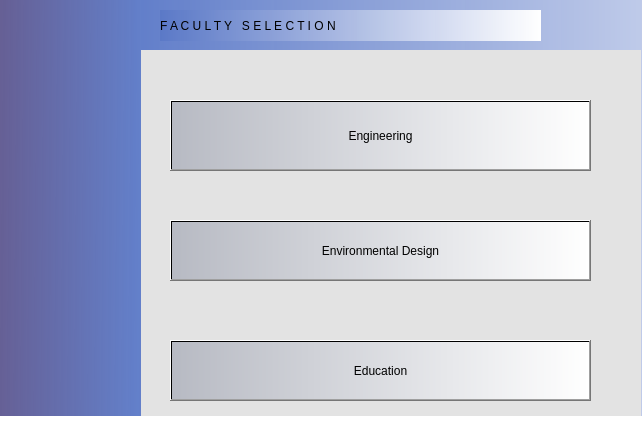
<?xml version="1.0" encoding="UTF-8"?>
<ui version="4.0">
 <class>MainWindow</class>
 <widget class="QMainWindow" name="MainWindow">
  <property name="geometry">
   <rect>
    <x>0</x>
    <y>0</y>
    <width>642</width>
    <height>438</height>
   </rect>
  </property>
  <property name="windowTitle">
   <string>MainWindow</string>
  </property>
  <property name="styleSheet">
   <string notr="true">background-color: rgb(228, 228, 228);

background-color: rgb(255, 255, 255);</string>
  </property>
  <widget class="QWidget" name="centralwidget">
   <widget class="QWidget" name="widget" native="true">
    <property name="geometry">
     <rect>
      <x>0</x>
      <y>0</y>
      <width>141</width>
      <height>641</height>
     </rect>
    </property>
    <property name="minimumSize">
     <size>
      <width>141</width>
      <height>441</height>
     </size>
    </property>
    <property name="styleSheet">
     <string notr="true">background-color: rgb(88, 81, 139);
background-color: qlineargradient(spread:reflect, x1:0, y1:0, x2:1, y2:0.04, stop:0 rgba(88, 81, 139, 234), stop:1 rgba(99, 128, 202, 255));</string>
    </property>
   </widget>
   <widget class="QWidget" name="widget_2" native="true">
    <property name="geometry">
     <rect>
      <x>130</x>
      <y>0</y>
      <width>861</width>
      <height>641</height>
     </rect>
    </property>
    <property name="styleSheet">
     <string notr="true">background-color: rgb(148, 177, 255);
background-color: qlineargradient(spread:pad, x1:0, y1:0, x2:1, y2:0, stop:0 rgba(90, 120, 199, 246), stop:1 rgba(255, 255, 255, 255));</string>
    </property>
    <widget class="QLabel" name="label">
     <property name="geometry">
      <rect>
       <x>30</x>
       <y>10</y>
       <width>381</width>
       <height>31</height>
      </rect>
     </property>
     <property name="styleSheet">
      <string notr="true">font: 87 italic 14pt &quot;Segoe UI Black&quot;;</string>
     </property>
     <property name="text">
      <string>F A C U L T Y   S E L E C T I O N</string>
     </property>
    </widget>
    <widget class="QWidget" name="widget_3" native="true">
     <property name="geometry">
      <rect>
       <x>10</x>
       <y>50</y>
       <width>501</width>
       <height>591</height>
      </rect>
     </property>
     <property name="maximumSize">
      <size>
       <width>501</width>
       <height>16777215</height>
      </size>
     </property>
     <property name="styleSheet">
      <string notr="true">background-color: rgb(227, 227, 227);</string>
     </property>
     <widget class="QPushButton" name="button1">
      <property name="geometry">
       <rect>
        <x>30</x>
        <y>50</y>
        <width>421</width>
        <height>71</height>
       </rect>
      </property>
      <property name="styleSheet">
       <string notr="true">background-color: rgb(147, 176, 254);
background-color: qlineargradient(spread:pad, x1:0, y1:0, x2:1, y2:0, stop:0 rgba(183, 186, 195, 255), stop:1 rgba(255, 255, 255, 255));
font: 12pt &quot;MS Shell Dlg 2&quot;;</string>
      </property>
      <property name="text">
       <string>Engineering</string>
      </property>
     </widget>
     <widget class="QPushButton" name="button2">
      <property name="geometry">
       <rect>
        <x>30</x>
        <y>170</y>
        <width>421</width>
        <height>61</height>
       </rect>
      </property>
      <property name="styleSheet">
       <string notr="true">background-color: rgb(147, 176, 254);
background-color: qlineargradient(spread:pad, x1:0, y1:0, x2:1, y2:0, stop:0 rgba(183, 186, 195, 255), stop:1 rgba(255, 255, 255, 255));
font: 12pt &quot;MS Shell Dlg 2&quot;;</string>
      </property>
      <property name="text">
       <string>Environmental Design</string>
      </property>
     </widget>
     <widget class="QPushButton" name="button3">
      <property name="geometry">
       <rect>
        <x>30</x>
        <y>290</y>
        <width>421</width>
        <height>61</height>
       </rect>
      </property>
      <property name="styleSheet">
       <string notr="true">background-color: rgb(147, 176, 254);
font: 12pt &quot;MS Shell Dlg 2&quot;;
background-color: qlineargradient(spread:pad, x1:0, y1:0, x2:1, y2:0, stop:0 rgba(183, 186, 195, 255), stop:1 rgba(255, 255, 255, 255));</string>
      </property>
      <property name="text">
       <string>Education</string>
      </property>
     </widget>
    </widget>
   </widget>
   <zorder>widget_2</zorder>
   <zorder>widget</zorder>
  </widget>
  <widget class="QStatusBar" name="statusbar"/>
 </widget>
 <resources/>
 <connections/>
</ui>
